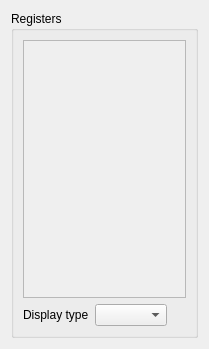
<?xml version="1.0" encoding="UTF-8"?>
<ui version="4.0">
 <class>RegisterContainerWidget</class>
 <widget class="QWidget" name="RegisterContainerWidget">
  <property name="geometry">
   <rect>
    <x>0</x>
    <y>0</y>
    <width>209</width>
    <height>349</height>
   </rect>
  </property>
  <property name="windowTitle">
   <string>Form</string>
  </property>
  <layout class="QGridLayout" name="gridLayout">
   <item row="0" column="0">
    <widget class="QGroupBox" name="groupBox">
     <property name="title">
      <string>Registers</string>
     </property>
     <layout class="QGridLayout" name="gridLayout_2">
      <item row="0" column="0">
       <layout class="QVBoxLayout" name="verticalLayout">
        <item>
         <widget class="QScrollArea" name="scrollArea">
          <property name="widgetResizable">
           <bool>true</bool>
          </property>
          <widget class="QWidget" name="scrollAreaWidgetContents">
           <property name="geometry">
            <rect>
             <x>0</x>
             <y>0</y>
             <width>163</width>
             <height>256</height>
            </rect>
           </property>
           <layout class="QGridLayout" name="gridLayout_3">
            <item row="0" column="0">
             <layout class="QVBoxLayout" name="registerLayout">
              <property name="spacing">
               <number>0</number>
              </property>
             </layout>
            </item>
           </layout>
          </widget>
         </widget>
        </item>
       </layout>
      </item>
      <item row="2" column="0">
       <layout class="QHBoxLayout" name="horizontalLayout">
        <item>
         <widget class="QLabel" name="label">
          <property name="text">
           <string>Display type</string>
          </property>
         </widget>
        </item>
        <item>
         <widget class="QComboBox" name="displayType"/>
        </item>
        <item>
         <spacer name="horizontalSpacer">
          <property name="orientation">
           <enum>Qt::Horizontal</enum>
          </property>
          <property name="sizeHint" stdset="0">
           <size>
            <width>40</width>
            <height>20</height>
           </size>
          </property>
         </spacer>
        </item>
       </layout>
      </item>
     </layout>
    </widget>
   </item>
  </layout>
 </widget>
 <resources/>
 <connections/>
</ui>
